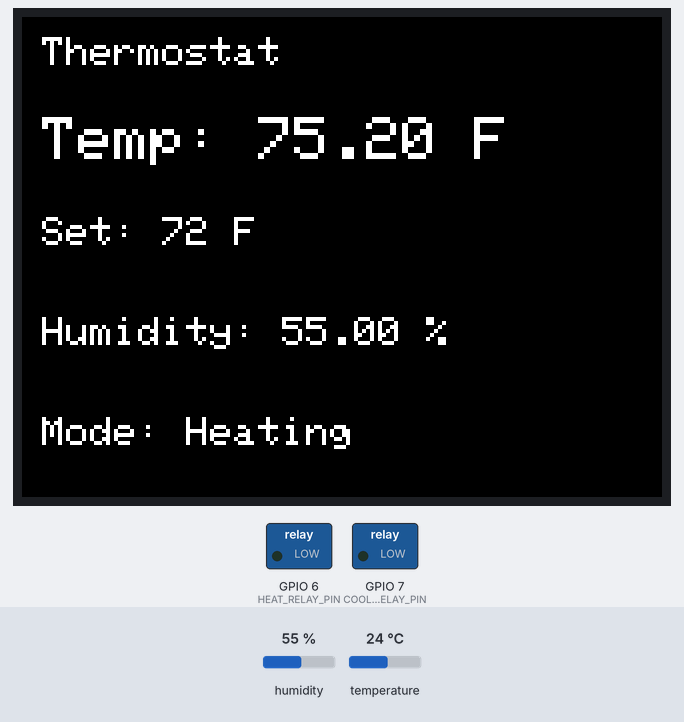
Simulated run of this sketch. Board: ESP32-S3. On the bench: 320×240 colour display, switched loads named in the sketch (green lamp = pin HIGH). Inputs (shaded band) come from the test bench; at power-on: temperature 24 °C, humidity 55 %. WiFi joins after 1.5 s; servers stay silent unless stated; pins used as bus, display or sensor lines are not drawn; what the sketch prints to the serial monitor is not drawn.

Above: at 2.9 s.
3.0 s: temperature set to 22.6 °C
At 5.3 s:
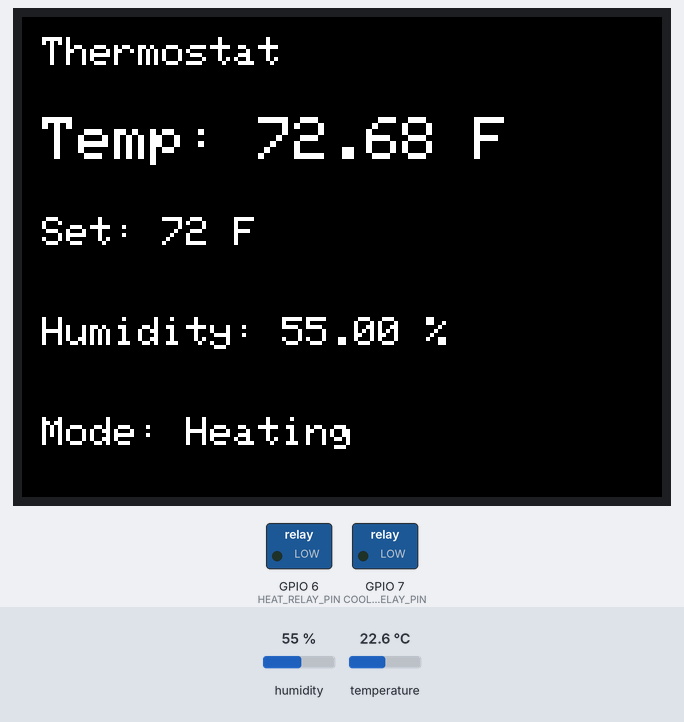
5.6 s: temperature set to 21.8 °C
At 7.5 s:
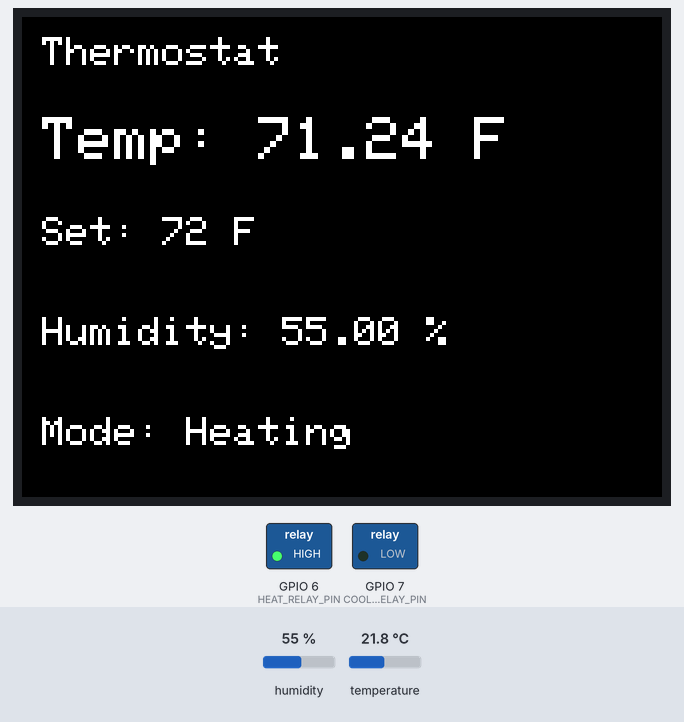
8.0 s: humidity set to 22 %
At 9.6 s:
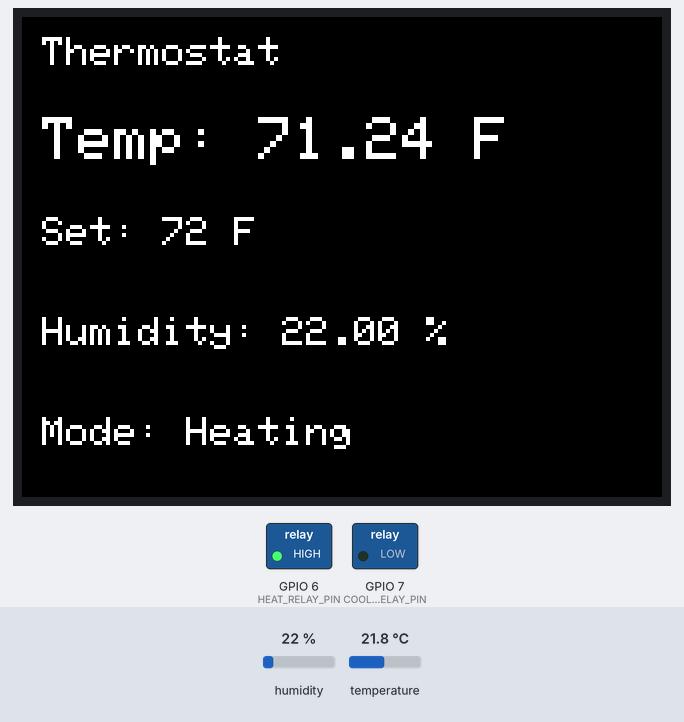
10.3 s: humidity set to 40 %
At 11.6 s:
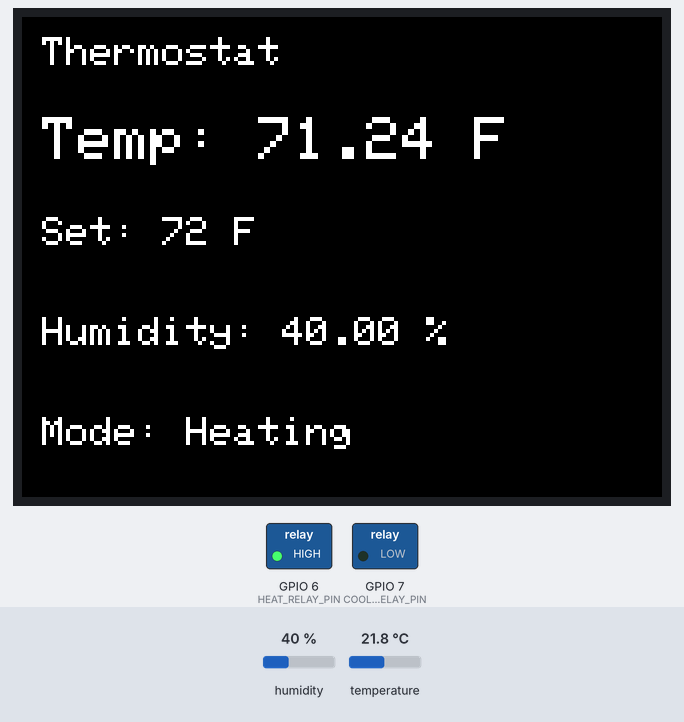
Timing chart, 0 to 13.3 s (numbered marks = the images above; inputs shaded):
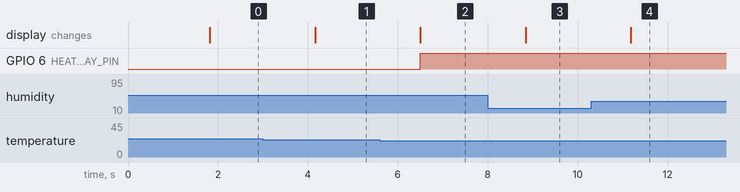

Measured:
- the behaviour switches between 22.3 and 22.2 °C on temperature (found by bisection; images 1 and 2)
- after the input at 3.0 s, the display: changes after 1.2 s (image 1)
- after the input at 5.6 s, GPIO 6 (HEAT_RELAY_PIN): LOW → HIGH after 0.90 s; the display: changes after 0.90 s (image 2)
- after the input at 8.0 s, the display: changes after 0.84 s (image 3)
- after the input at 10.3 s, the display: changes after 0.88 s (image 4)

The sketch:

ThermastatCodeNew12-07-24.ino
```cpp
#include <WiFi.h>                      // For WiFi connectivity
#include <Adafruit_GFX.h>              // OLED graphics library
#include <Adafruit_ILI9341.h>          // Giga Display Shield library
#include <DHT.h>                       // Grove Temp & Humidity Sensor library

// WiFi credentials
const char* ssid = "Wifi";         // Replace with your WiFi SSID
const char* password = "Wifi pass"; // Replace with your WiFi password

// DHT Sensor settings
#define DHTPIN A0
#define DHTTYPE DHT22
DHT dht(DHTPIN, DHTTYPE);

// Display settings
#define TFT_CS   10
#define TFT_DC   9
#define TFT_RST  8
Adafruit_ILI9341 tft(TFT_CS, TFT_DC, TFT_RST);

// Relay pins
#define HEAT_RELAY_PIN 6
#define COOL_RELAY_PIN 7
#define FAN_RELAY_PIN 8

// WiFi server
WiFiServer server(80);  // HTTP server on port 80

// Variables
float actualTemp = 0.0;
float actualHumidity = 0.0;
int setTemp = 72;         // Default set temperature
bool isHeatingMode = true;  // True = Heating, False = Cooling
bool isFanOn = false;       // True = Fan ON, False = Fan AUTO

void setup() {
  Serial.begin(115200);

  // Initialize relays
  pinMode(HEAT_RELAY_PIN, OUTPUT);
  pinMode(COOL_RELAY_PIN, OUTPUT);
  pinMode(FAN_RELAY_PIN, OUTPUT);

  // Initialize DHT sensor
  dht.begin();

  // Initialize display
  tft.begin();
  tft.setRotation(1);
  tft.fillScreen(ILI9341_BLACK);

  // Connect to WiFi
  Serial.print("Connecting to WiFi");
  WiFi.begin(ssid, password);
  while (WiFi.status() != WL_CONNECTED) {
    delay(500);
    Serial.print(".");
  }
  Serial.println("\nWiFi connected!");
  Serial.println("IP address: ");
  Serial.println(WiFi.localIP());

  // Start the server
  server.begin();
}

void loop() {
  // Read temperature and humidity
  actualTemp = dht.readTemperature(true);  // Fahrenheit
  actualHumidity = dht.readHumidity();

  // Handle web client connections
  WiFiClient client = server.available();
  if (client) {
    handleClient(client);
  }

  // Update display
  updateDisplay();

  // Control heating, cooling, and fan based on the set temperature and mode
  controlHVAC();

  delay(500);
}

void handleClient(WiFiClient client) {
  String request = client.readStringUntil('\r');
  client.flush();

  // Respond to the client
  client.println("HTTP/1.1 200 OK");
  client.println("Content-type:text/html");
  client.println();
  client.println("<!DOCTYPE html>");
  client.println("<html>");
  client.println("<head><title>Thermostat</title></head>");
  client.println("<body>");
  client.println("<h1>Interactive Thermostat</h1>");
  client.println("<p>Current Temp: " + String(actualTemp) + " F</p>");
  client.println("<p>Humidity: " + String(actualHumidity) + " %</p>");
  client.println("<p>Set Temp: " + String(setTemp) + " F</p>");
  client.println("<p>Mode: " + String(isHeatingMode ? "Heating" : "Cooling") + "</p>");
  client.println("<p>Fan: " + String(isFanOn ? "ON" : "AUTO") + "</p>");
  client.println("</body></html>");
  client.stop();
}

void updateDisplay() {
  tft.fillScreen(ILI9341_BLACK);
  tft.setTextSize(2);
  tft.setTextColor(ILI9341_WHITE);

  tft.setCursor(10, 10);
  tft.println("Thermostat");

  tft.setTextSize(3);
  tft.setCursor(10, 50);
  tft.print("Temp: ");
  tft.print(actualTemp);
  tft.println(" F");

  tft.setTextSize(2);
  tft.setCursor(10, 100);
  tft.print("Set: ");
  tft.print(setTemp);
  tft.println(" F");

  tft.setCursor(10, 150);
  tft.print("Humidity: ");
  tft.print(actualHumidity);
  tft.println(" %");

  tft.setCursor(10, 200);
  tft.print("Mode: ");
  tft.println(isHeatingMode ? "Heating" : "Cooling");

  tft.setCursor(10, 250);
  tft.print("Fan: ");
  tft.println(isFanOn ? "ON" : "AUTO");
}

void controlHVAC() {
  if (isHeatingMode) {
    if (actualTemp < setTemp) {
      digitalWrite(HEAT_RELAY_PIN, HIGH); // Turn on heat
      digitalWrite(COOL_RELAY_PIN, LOW); // Turn off cooling
      digitalWrite(FAN_RELAY_PIN, HIGH); // Turn on fan
    } else {
      digitalWrite(HEAT_RELAY_PIN, LOW); // Turn off heat
      if (!isFanOn) digitalWrite(FAN_RELAY_PIN, LOW); // Turn off fan if in auto mode
    }
  } else {
    if (actualTemp > setTemp) {
      digitalWrite(COOL_RELAY_PIN, HIGH); // Turn on cooling
      digitalWrite(HEAT_RELAY_PIN, LOW);  // Turn off heating
      digitalWrite(FAN_RELAY_PIN, HIGH); // Turn on fan
    } else {
      digitalWrite(COOL_RELAY_PIN, LOW); // Turn off cooling
      if (!isFanOn) digitalWrite(FAN_RELAY_PIN, LOW); // Turn off fan if in auto mode
    }
  }
}
```
